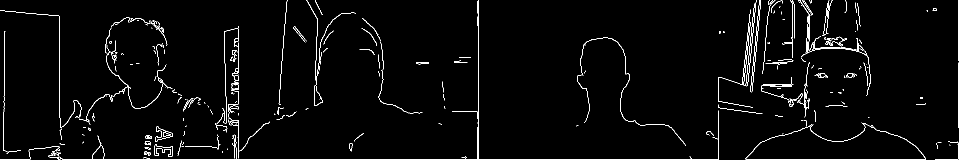
#> input picture Labs/Lab4/Lab4B/canny_high/imagem_grupo.png, 1918 x 320 px, found by its file name (shown at 1/2 size)
$ jupyter execute --allow-errors Lab8.ipynb
#> lines starting #> are read from the running program, lines starting #| are printed output that depends on the picture; after the words box and inside, x2 and y2 are one past the last pixel; in counts of white or black regions, pixels touching at a corner belong together
# MCZA018 – Processamento Digital de Imagens
## Laboratório 8 – Segmentação Morfológica Watershed

**Autores:**
- Igor Ladeia de Freitas (RA 11201922180)
- Gustavo Fernandes do Nascimento (RA 11202021700)
- Ryan Lucas da Silva (RA 11202522362)
- Eduardo Yukio Makita (RA 11202020221)

**Data de realização:** Abril/2026
**Data de publicação:** Abril/2026

---
## Introdução

Neste laboratório estudamos a **Segmentação Morfológica Watershed**. A metáfora do watershed trata a imagem como um relevo topográfico: intensidades representam altitudes e o algoritmo simula o alagamento a partir de mínimos locais, formando bacias que correspondem às regiões segmentadas.

**Pipeline:**
1. Pré-processamento / Remoção de ruídos
2. Limiarização (Otsu)
3. Operações Morfológicas
4. Transformada de Distância
5. Rotulação / Marcadores
6. Watershed
7. Pós-processamento e visualização

## 0. Importação de Bibliotecas

[cell 1]
import cv2
import numpy as np
import matplotlib.pyplot as plt
import urllib.request
import os

print(f'OpenCV: {cv2.__version__}')
print(f'NumPy:  {np.__version__}')

## Funções Auxiliares

[cell 2]
def load_image_from_url(url, filename):
    raw_url = url.replace('https://github.com/', 'https://raw.githubusercontent.com/').replace('/blob/', '/')
    if not os.path.exists(filename):
        urllib.request.urlretrieve(raw_url, filename)
        print(f'Download: {filename}')
    img = cv2.imread(filename)
    if img is None:
        raise FileNotFoundError(f'Falha ao carregar: {filename}')
    return img

def bgr_rgb(img):
    return cv2.cvtColor(img, cv2.COLOR_BGR2RGB)

# [7 lines left out: function show_images, not called in this run]

## 1. Carregamento das Imagens

[cell 3]
BASE = 'https://github.com/IgorLadeia/Processamento_Digital_Imagens/blob/main/imagens/'

img_grupo   = load_image_from_url(BASE + 'Lab2/imagem_grupo.png',        'imagem_grupo.png')
#> in load_image_from_url, img is the input picture: shape (320, 1918, 3); 2.4% white in thin lines or dots
#> (the rest of this cell did not finish here and is left out)

img_projeto = load_image_from_url(BASE + 'frame_02820.png',              'frame_projeto.png')

show_images([img_grupo, img_avatar, img_projeto], ['Grupo', 'Avatares', 'Projeto Final'])

---
## Atividade 3.a – Watershed Passo a Passo

### Função Principal do Pipeline

[cell 4]
def watershed_pipeline(img_bgr, nome, blur_ksize=5, morph_ksize=3, dist_thresh_factor=0.4):
    """
    Pipeline completo de Segmentação Morfológica Watershed.
    Retorna dicionário com todas as etapas intermediárias.
    """
#> called with nome = 'Grupo', blur_ksize = 7, morph_ksize = 3, dist_thresh_factor = 0.35
    R = {'original': img_bgr.copy()}

    # PASSO 1 – Escala de cinza
    gray = cv2.cvtColor(img_bgr, cv2.COLOR_BGR2GRAY)
#> gray: shape (320, 1918); 2.4% white in thin lines or dots
    R['gray'] = gray

    # PASSO 2 – Remoção de ruídos
    # Gaussiano: suaviza ruído aditivo
    # Mediana:   remove ruído impulsivo (sal e pimenta)
    g = cv2.GaussianBlur(gray, (blur_ksize, blur_ksize), 0)
    m = cv2.medianBlur(g, blur_ksize)
    R['blurred_gauss'] = g
    R['blurred_median'] = m

    # PASSO 3 – Limiarização de Otsu
    # Calcula automaticamente o limiar ótimo pelo histograma bimodal.
    # THRESH_BINARY_INV: objetos escuros ficam brancos (foreground).
    ret, thresh = cv2.threshold(m, 0, 255, cv2.THRESH_BINARY_INV + cv2.THRESH_OTSU)
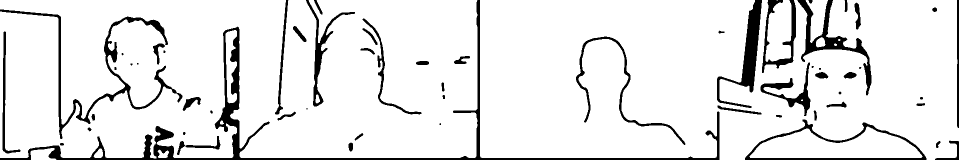
#> thresh: shape (320, 1918) (shown at 1/2 size); 90.7% white; 59 black regions (9 under 20 px), largest, box (x1, y1, x2, y2) and area: (0, 0, 1439, 320) 16539, (0, 19, 365, 278) 6517, (1434, 0, 1524, 216) 4906
#> ret = 25
    R['thresh'] = thresh
    R['otsu_value'] = ret

    # PASSO 4 – Abertura Morfológica
    # Erosão + Dilatação: elimina pixels isolados sem alterar objetos maiores.
    kernel  = np.ones((morph_ksize, morph_ksize), np.uint8)
    opening = cv2.morphologyEx(thresh, cv2.MORPH_OPEN, kernel, iterations=2)
#> opening: shape (320, 1918); 90.6% white; 55 black regions (9 under 20 px), largest, box (x1, y1, x2, y2) and area: (0, 0, 1439, 320) 16766, (0, 19, 365, 278) 6977, (1434, 0, 1524, 216) 4915
    R['opening'] = opening

    # PASSO 5 – Background seguro
    # Dilatação expande o foreground; região fora = definitivamente fundo.
    sure_bg = cv2.dilate(opening, kernel, iterations=3)
#> sure_bg: shape (320, 1918); 98% white; 71 black regions (37 under 20 px), largest, box (x1, y1, x2, y2) and area: (1484, 0, 1521, 180) 2894, (102, 259, 1436, 320) 2566, (444, 205, 476, 259) 721
    R['sure_bg'] = sure_bg

    # PASSO 6 – Transformada de Distância
    # Distância euclidiana de cada pixel ao fundo mais próximo.
    # Picos = centros dos objetos (mais longe das bordas).
    dist = cv2.distanceTransform(opening, cv2.DIST_L2, 5)
    cv2.normalize(dist, dist, 0, 1.0, cv2.NORM_MINMAX)
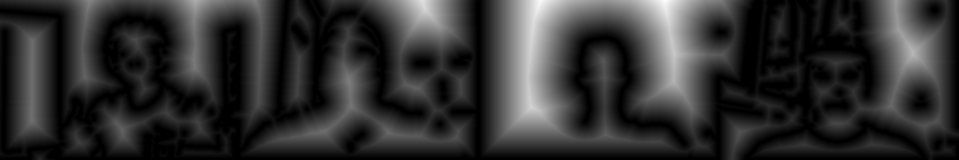
#> dist: shape (320, 1918) float32 (shown at 1/2 size); min 0, max 1, mean 0.193
    R['dist_transform'] = dist

    # PASSO 7 – Foreground seguro (sementes/marcadores)
    # Pixels com distância > fator × máximo = definitivamente objeto.
    _, sure_fg = cv2.threshold(dist, dist_thresh_factor, 1.0, cv2.THRESH_BINARY)
#> sure_fg: shape (320, 1918) float32; values 0 (black) and 1 (white), 17.2% white; 14 white regions (2 under 20 px), largest, box (x1, y1, x2, y2) and area: (1003, 0, 1461, 273) 63120, (1759, 0, 1872, 223) 13776, (752, 0, 912, 89) 10024
    sure_fg = np.uint8(sure_fg * 255)
    R['sure_fg'] = sure_fg

    # PASSO 8 – Região desconhecida
    # Entre background e foreground seguros: o Watershed resolve aqui.
    unknown = cv2.subtract(sure_bg, sure_fg)
    R['unknown'] = unknown

    # PASSO 9 – Rotulação dos marcadores
    # Cada componente conexo recebe rótulo único.
    # +1: fundo fica com rótulo 1 (não 0); objetos começam em 2.
    # unknown → 0: indica ao Watershed que deve decidir essa região.
    num_labels, markers = cv2.connectedComponents(sure_fg)
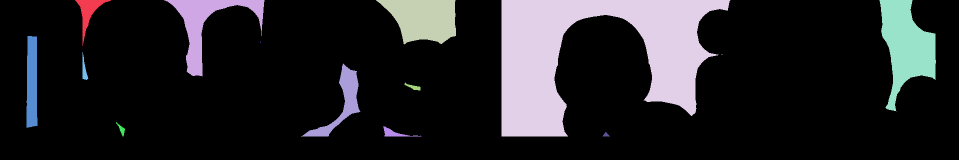
#> markers: shape (320, 1918) int32 (shown at 1/2 size); 15 distinct labels, from 0 to 14; one colour per label, 0 black
#> num_labels = 15
    markers = markers + 1
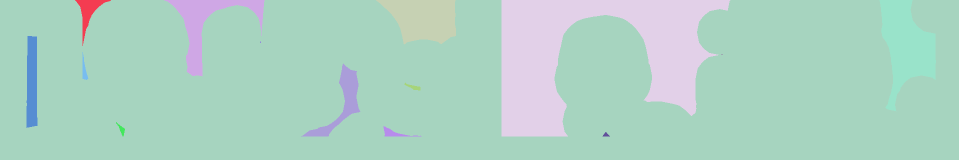
#> markers: shape (320, 1918) int32 (shown at 1/2 size); 15 distinct labels, from 1 to 15; one colour per label, 0 black
    markers[unknown == 255] = 0
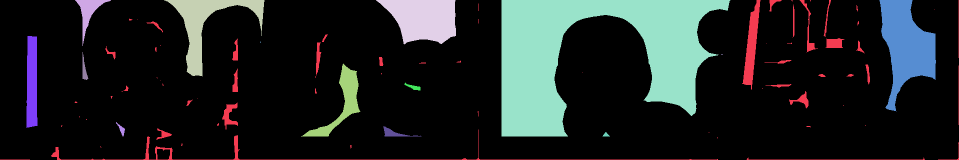
#> markers: shape (320, 1918) int32 (shown at 1/2 size); 16 distinct labels, from 0 to 15; one colour per label, 0 black
    R['markers_before'] = markers.copy()
    R['num_labels'] = num_labels

    # PASSO 10 – Watershed
    # Expande as bacias a partir dos marcadores. Bordas recebem rótulo -1.
    markers_ws = cv2.watershed(img_bgr.copy(), markers)
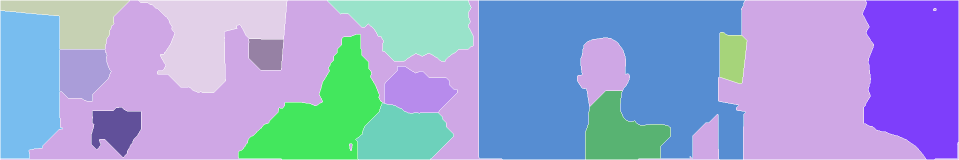
#> markers_ws: shape (320, 1918) int32 (shown at 1/2 size); 16 distinct labels, from -1 to 15; one colour per label, 0 black, -1 white
    R['markers_ws'] = markers_ws

    # PASSO 11 – Resultado: bordas em vermelho
    result = img_bgr.copy()
    result[markers_ws == -1] = [0, 0, 255]
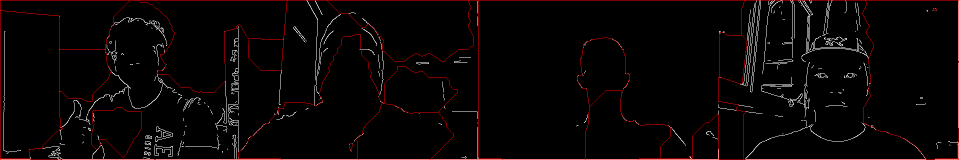
#> result: shape (320, 1918, 3) (shown at 1/2 size); 1.7% of pixels changed, all inside (x1, y1, x2, y2) = (0, 0, 1918, 320)
    R['img_result'] = result

    return R


def plot_pipeline(R, nome):
    steps = [
        ('original',       f'{nome} – Original'),
        ('gray',           'Escala de Cinza'),
        ('blurred_gauss',  'Filtro Gaussiano'),
        ('blurred_median', 'Filtro de Mediana'),
        ('thresh',         f'Limiarização Otsu (T={R["otsu_value"]:.0f})'),
        ('opening',        'Abertura Morfológica'),
        ('sure_bg',        'Background Seguro'),
        ('dist_transform', 'Transf. de Distância'),
        ('sure_fg',        'Foreground Seguro'),
        ('unknown',        'Região Desconhecida'),
        ('img_result',     'Resultado Watershed'),
    ]
    cols, rows = 4, 3
    fig, axes = plt.subplots(rows, cols, figsize=(cols*4, rows*3.5))
    axes = axes.flatten()
    for i, (key, title) in enumerate(steps):
        img = R[key]
        if len(img.shape)==2:
            axes[i].imshow(img, cmap='gray')
        else:
            axes[i].imshow(bgr_rgb(img))
        axes[i].set_title(title, fontsize=9); axes[i].axis('off')
    for j in range(i+1, len(axes)): axes[j].axis('off')
    plt.suptitle(f'Pipeline Watershed – {nome}', fontsize=13, y=1.01)
    plt.tight_layout(); plt.show()

### 3.a.i – Segmentação da Imagem do Grupo

[cell 5]
res_grupo = watershed_pipeline(img_grupo, 'Grupo', blur_ksize=7, morph_ksize=3, dist_thresh_factor=0.35)
#> res_grupo = 15 items
plot_pipeline(res_grupo, 'Grupo')
#> the loop in plot_pipeline, `for i, (key, title) in enumerate(steps):` made 11 passes
#> (key, title) on passes 1 to 11: ('original', 'Grupo – Original'), ('gray', 'Escala de Cinza'), ('blurred_gauss', 'Filtro Gaussiano'), ('blurred_median', 'Filtro de Mediana'), ('thresh', 'Limiarização Otsu (T=25)'), ('opening', 'Abertura Morfológica'), ('sure_bg', 'Background Seguro'), ('dist_transform', 'Transf. de Distância'), ('sure_fg', 'Foreground Seguro'), ('unknown', 'Região Desconhecida'), ('img_result', 'Resultado Watershed')
#> in plot_pipeline, `plt.tight_layout()`:
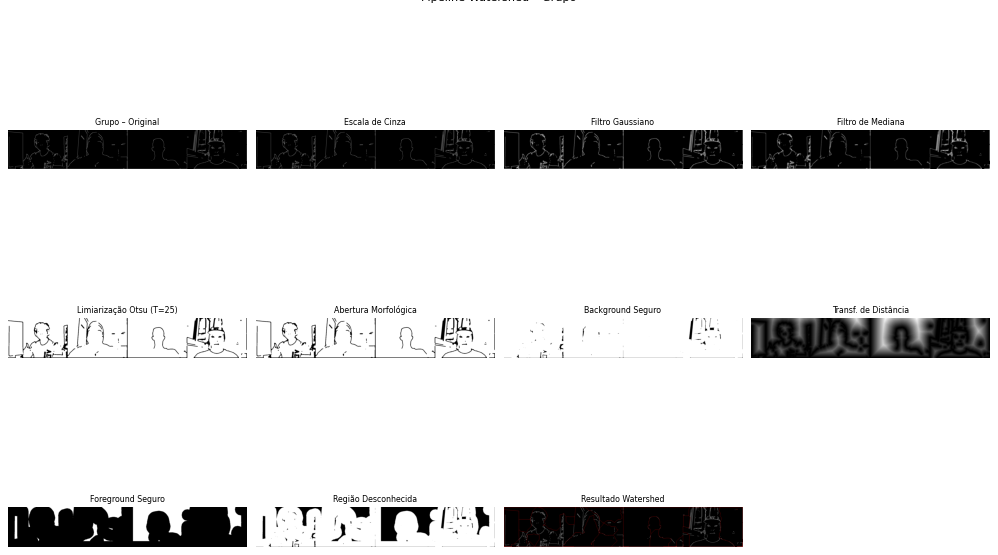
#> figure drawn by matplotlib, 11 panels
print(f"Limiar Otsu: {res_grupo['otsu_value']:.0f}")
#| Limiar Otsu: 25
print(f"Regiões detectadas: {res_grupo['num_labels']}")
#| Regiões detectadas: 15

#### Análise – Imagem do Grupo

**Limiarização (Otsu):** Analisa o histograma da imagem suavizada e determina o limiar que minimiza a variância intra-classe. O `otsu_value` indica o ponto de separação bimodal entre fundo e pessoas.

**Transformada de Distância:** Os picos (regiões mais brilhantes) indicam os centros de cada pessoa — pixels mais distantes das bordas. O parâmetro `dist_thresh_factor=0.35` filtra apenas os picos mais significativos como marcadores.

**Rotulação:** Cada blob do foreground seguro recebe um rótulo único. Pessoas próximas ou se tocando podem ter seus blobs fundidos, resultando em um único marcador para duas pessoas — limitação clássica do Watershed clássico.

### 3.a.ii – Segmentação da Imagem dos Avatares

#> (a cell that did not finish here is left out)

#### Análise – Imagem dos Avatares

**Limiarização:** Imagens de avatar têm fundo uniforme e cores saturadas, produzindo separação mais limpa. O Otsu encontra um limiar mais representativo do que em fotos reais.

**Transformada de Distância:** Contornos bem definidos resultam em picos mais pronunciados, gerando marcadores de maior qualidade e posicionados com mais precisão nos centros.

**Rotulação:** Espera-se número de rótulos próximo ao número de avatares. A qualidade é superior à foto real pelo maior contraste e bordas mais nítidas.

**Comparativo foto vs. avatar:** O Watershed performa melhor em imagens sintéticas — fotografias reais têm variação de iluminação, texturas complexas e transições suaves entre pessoas e fundo.

---
## Atividade 3.b – Contornos, Rótulos e Identificação

[cell 7]
def watershed_labeled(img_bgr, R, labels_dict=None, font_scale=0.55, min_area=500):
    """
    Sobrepõe à imagem original: contornos coloridos, rótulos numéricos
    e nomes de cada segmento detectado.
    """
    markers_ws = R['markers_ws']
    out = img_bgr.copy()
    out[markers_ws == -1] = [0, 0, 255]  # bordas globais em vermelho

    palette = [
        (255,80,80),(80,255,80),(80,80,255),
        (255,230,0),(0,230,255),(230,0,230),
        (200,130,50),(50,200,130),(130,50,200)
    ]

    unique = np.unique(markers_ws)
    unique = unique[unique > 1]  # remove fundo(1) e borda(-1)
    valid = 0

    for lbl in unique:
        mask = np.uint8(markers_ws == lbl) * 255
        if np.sum(mask>0) < min_area: continue

        M = cv2.moments(mask)
        if M['m00'] == 0: continue
        cx = int(M['m10']/M['m00'])
        cy = int(M['m01']/M['m00'])

        color = palette[valid % len(palette)]
        cnts, _ = cv2.findContours(mask, cv2.RETR_EXTERNAL, cv2.CHAIN_APPROX_SIMPLE)
        cv2.drawContours(out, cnts, -1, color, 2)

        nome = labels_dict.get(int(lbl), f'Obj {lbl}') if labels_dict else f'Obj {lbl}'
        text = f'#{lbl} {nome}'

        (tw, th), _ = cv2.getTextSize(text, cv2.FONT_HERSHEY_SIMPLEX, font_scale, 2)
        overlay = out.copy()
        cv2.rectangle(overlay, (cx-4, cy-th-8), (cx+tw+4, cy+4), (0,0,0), -1)
        cv2.addWeighted(overlay, 0.55, out, 0.45, 0, out)
        cv2.putText(out, text, (cx, cy), cv2.FONT_HERSHEY_SIMPLEX,
                    font_scale, (255,255,255), 2, cv2.LINE_AA)
        valid += 1

    return out

### 3.b.i – Resultado Rotulado – Grupo

[cell 8]
# Ajuste os IDs abaixo conforme o num_labels retornado para sua imagem
labels_grupo = {2:'Igor', 3:'Gustavo', 4:'Ryan', 5:'Eduardo'}

out_grupo = watershed_labeled(img_grupo, res_grupo, labels_dict=labels_grupo, min_area=2000)
#> in watershed_labeled, `unique = np.unique(markers_ws)`: unique = [-1, 1, 2, 3, 4, 5, 6, 7, 8, 9, 10, 11, 12, 13, 14, 15]
#> in watershed_labeled, `unique = unique[unique > 1]`: unique = [2, 3, 4, 5, 6, 7, 8, 9, 10, 11, 12, 13, 14, 15]
#> the loop in watershed_labeled, `for lbl in unique:` made 14 passes
#> (cx, cy, color, nome, text, tw) on passes 1 to 12: (149, 38, (255, 80, 80), 'Igor', '#2 Igor', 66), (425, 71, (80, 255, 80), 'Gustavo', '#3 Gustavo', 102), (828, 50, (80, 80, 255), 'Ryan', '#4 Ryan', 75), (1202, 146, (255, 230, 0), 'Eduardo', '#5 Eduardo', 104), (1830, 146, (0, 230, 255), 'Obj 6', '#6 Obj 6', 82), (56, 163, (230, 0, 230), 'Obj 7', '#7 Obj 7', 82), (532, 106, (200, 130, 50), 'Obj 8', '#8 Obj 8', 82), (165, 144, (50, 200, 130), 'Obj 9', '#9 Obj 9', 82), (1464, 114, (130, 50, 200), 'Obj 10', '#10 Obj 10', 104), (646, 229, (255, 80, 80), 'Obj 11', '#11 Obj 11', 104), (834, 183, (80, 255, 80), 'Obj 12', '#12 Obj 12', 104), (231, 256, (80, 80, 255), 'Obj 13', '#13 Obj 13', 104)
#> after the loop in watershed_labeled, `for lbl in unique:`:
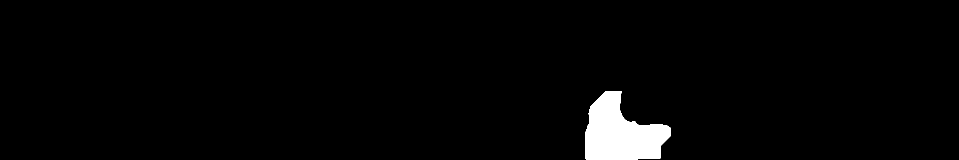
#> mask: shape (320, 1918) (shown at 1/2 size); 2.4% white; 1 white region, box (x1, y1, x2, y2) and area: (1171, 182, 1341, 319) 14920
#> after the loop in watershed_labeled, `for lbl in unique:`:
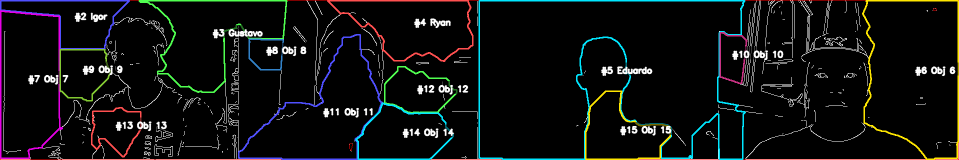
#> out: shape (320, 1918, 3) (shown at 1/2 size); 7.46% of pixels changed, all inside (x1, y1, x2, y2) = (0, 0, 1918, 320)
#> after the loop in watershed_labeled, `for lbl in unique:`: valid = 14

fig, axes = plt.subplots(1, 2, figsize=(14, 6))
axes[0].imshow(bgr_rgb(img_grupo));  axes[0].set_title('Original');  axes[0].axis('off')
axes[1].imshow(bgr_rgb(out_grupo));  axes[1].set_title('Watershed – Contornos e Rótulos');  axes[1].axis('off')
plt.suptitle('Atividade 3.b – Grupo', fontsize=13)
plt.tight_layout(); plt.show()

cv2.imwrite('resultado_grupo_rotulado.png', out_grupo)
print('Salvo: resultado_grupo_rotulado.png')

### 3.b.ii – Resultado Rotulado – Avatares

[cell 9]
labels_avatar = {2:'Igor', 3:'Gustavo', 4:'Ryan', 5:'Eduardo'}

#> (the rest of this cell did not finish here and is left out)

---
## Atividade 3.c – Segmentação em Tempo Real com Webcam

[cell 10]
# [43 lines left out: function watershed_frame, not called in this run]


def run_webcam_watershed(output_file='video_watershed.avi', duration_sec=30, fps=10):
    """
    Captura webcam, aplica Watershed em tempo real e grava vídeo side-by-side.
    Pressione 'q' para encerrar.
    """
    cap = cv2.VideoCapture(0)
    if not cap.isOpened():
        print('ERRO: webcam não encontrada.'); return

    w, h = int(cap.get(3)), int(cap.get(4))
    writer = cv2.VideoWriter(output_file, cv2.VideoWriter_fourcc(*'XVID'), fps, (w*2, h))
    max_frames, frame_count = duration_sec*fps, 0
    print(f"Gravando '{output_file}' — pressione 'q' para sair.")

    while frame_count < max_frames:
        ret, frame = cap.read()
        if not ret: break
        combined = np.hstack([frame, watershed_frame(frame)])
        writer.write(combined)
        cv2.imshow('Original | Watershed  (q=sair)', combined)
        if cv2.waitKey(1) & 0xFF == ord('q'): break
        frame_count += 1

    cap.release(); writer.release(); cv2.destroyAllWindows()
    print(f"Salvo: '{output_file}' ({frame_count} frames)")


run_webcam_watershed('video_watershed.avi', duration_sec=30, fps=10)
